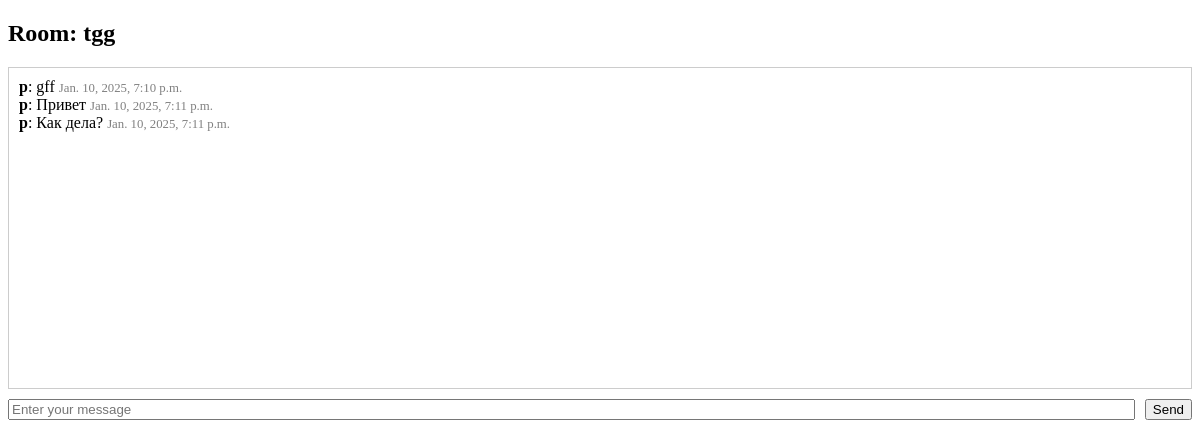
The page /tgg/ (signed in) on the database its author committed.
### chat/models.py (models this page shows, shortened)
class Message(models.Model):
    room_name = models.CharField(max_length=255)  # Название комнаты
    user = models.ForeignKey(User, on_delete=models.CASCADE)  # Пользователь, отправивший сообщение
    content = models.TextField()  # Текст сообщения
    timestamp = models.DateTimeField(auto_now_add=True)  # Время отправки сообщения

### chat/views.py (the view)
# urls.py: path('<str:room_name>/', views.room, name='room'),
@login_required
def room(request, room_name):
    messages = Message.objects.filter(room_name=room_name).order_by('timestamp')  # Загружаем сообщения
    return render(request, 'chat_room.html', {
        'room_name': room_name,
        'messages': messages
    })

### chat/templates/chat_room.html (shortened to what this page needs)
<!DOCTYPE html>
<html lang="en">
<head>
</head>
<body>
    <h2>Room: {{ room_name }}</h2>
    <div id="chat-log">
        {% for message in messages %}
            <div>
                <strong>{{ message.user.username }}</strong>: {{ message.content }}
                <span style="font-size: 0.8em; color: gray;">{{ message.timestamp }}</span>
            </div>
        {% endfor %}
    </div>
    <div id="chat-input-container">
        <input id="chat-message-input" type="text" placeholder="Enter your message">
        <button id="chat-message-submit">Send</button>
    </div>
</body>
</html>

### chat/templates/chat_room.html (style rules this page uses)
#chat-log { border: 1px solid #ccc; padding: 10px; height: 300px; overflow-y: auto; margin-bottom: 10px; }
#chat-input-container { display: flex; gap: 10px; }
#chat-message-input { flex: 1; }

### rows shown on the page
Message: user.username "p", content "gff", timestamp "Jan. 10, 2025, 7:10 p.m."
Message: user.username "p", content "Привет", timestamp "Jan. 10, 2025, 7:11 p.m."
Message: user.username "p", content "Как дела?", timestamp "Jan. 10, 2025, 7:11 p.m."

### other values the page prints
{{ room_name }} "tgg"
